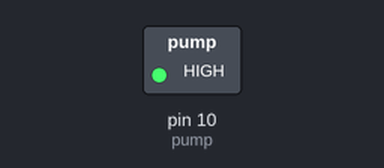
A sketch run on a simulated Arduino Uno, built with avr-gcc and run on an emulated ATmega328P. Parts: switched loads named in the sketch (green lamp = pin HIGH).

Above: at 1.0 s.
At 3.0 s:
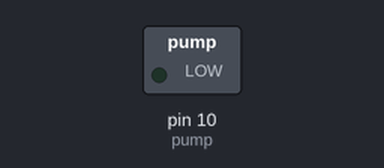
Timing chart, 0 to 5.2 s (numbered marks = the images above):
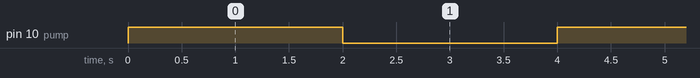

The sketch:

motor_control.ino
```cpp
int pump = 10;

void setup() {
  // put your setup code here, to run once:
  pinMode(10,OUTPUT);
}

void loop() {
  // put your main code here, to run repeatedly:
  digitalWrite(pump, HIGH);
  delay(2000);
  digitalWrite(pump,LOW);
  delay(2000);
}
```

Measured:
- by itself, pin 10 (pump): alternates HIGH for 2.0 s and LOW for 2.0 s
